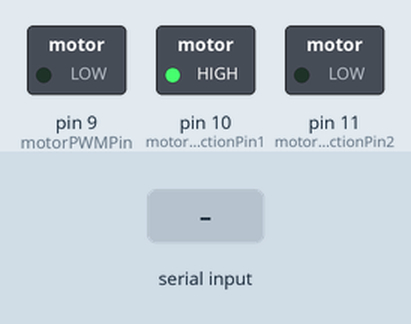
The sketch below on a simulated Arduino Uno, built with avr-gcc and run on an emulated ATmega328P. On the bench: switched loads named in the sketch (green lamp = pin HIGH). The test bench sets the inputs (shaded band). What the sketch prints to the serial monitor is not drawn.

Above: at 1.2 s.
1.3 s: "90,45\n" received over Serial
At 2.1 s:
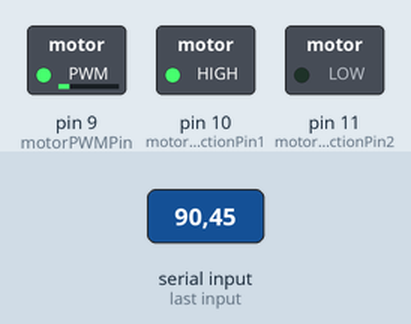
3.8 s: "30,150\n" received over Serial
At 4.1 s:
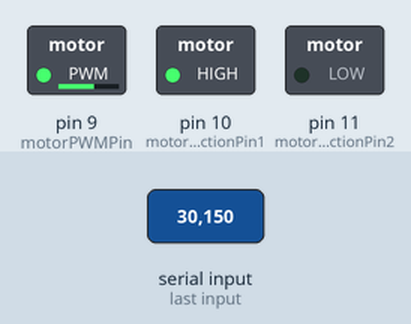
6.3 s: "200\n" received over Serial
At 7.1 s:
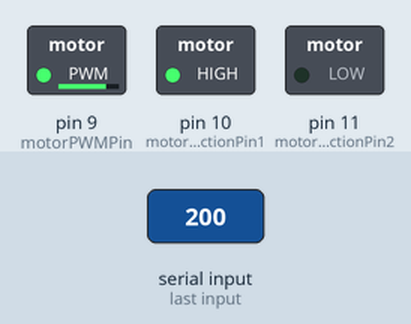
Timing chart, 0 to 9.3 s (numbered marks = the images above; inputs shaded):
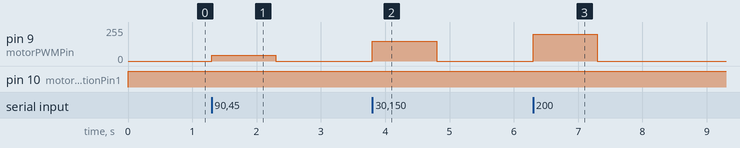

Measured:
- after the input at 1.3 s, pin 9 (motorPWMPin): 0/255 → 45/255 at once, → 0/255 1.0 s later
- after the input at 3.8 s, pin 9 (motorPWMPin): 0/255 → 150/255 at once, → 0/255 1.0 s later
- after the input at 6.3 s, pin 9 (motorPWMPin): 0/255 → 200/255 at once, → 0/255 1.0 s later

The sketch:

Basic_Motor_postion_Control.ino
```cpp
/********Defining Motor & Encoder Pins**********/

const int motorPWMPin = 9;
const int motorDirectionPin1 = 10;
const int motorDirectionPin2 = 11;
const int encoderAPin = 4;
const int encoderBPin = 5;

/**********Initializing Variables************/

volatile int posi,pos = 0;

/***************Set Motor***************/

void setMotor(int dir, int pwmVal, int pwm, int in1, int in2){
  analogWrite(pwm,pwmVal);
  if(dir == 1){
    digitalWrite(motorDirectionPin1,HIGH);
    digitalWrite(motorDirectionPin2,LOW);
  }
  else if(dir == -1){
    digitalWrite(motorDirectionPin1,LOW);
    digitalWrite(motorDirectionPin2,HIGH);
  }
  else{
    digitalWrite(motorDirectionPin1,LOW);
    digitalWrite(motorDirectionPin2,LOW);
  }
}

/***************Read Encoder Input***************/

void readEncoder(){
  int b = digitalRead(encoderBPin);
  if(b > 0){
    posi++;
  }
  else{
    posi--;
  }
}

/***************Void Setup*****************/

void setup() {
  pinMode(encoderAPin, INPUT);
  pinMode(encoderBPin, INPUT);
  pinMode(motorPWMPin, OUTPUT);
  pinMode(motorDirectionPin1, OUTPUT);
  pinMode(motorDirectionPin2, OUTPUT);
  Serial.begin(115200);
  Serial.println("Enter Target posi: ");
}

/***************Void Loop*****************/

void loop() {
  if(Serial.available()){
    pos = Serial.parseInt();
    posi = pos;
    if( pos > 255 ){
      pos = 255;
    }
    else if(pos < -255){
      pos = -255;
    }
  }
/************motor direction*************/
  int dir = 1;
  if(pos<0){
    dir = -1;
  }
/************signal the motor*************/
  setMotor(dir,pos,motorPWMPin,motorDirectionPin1,motorDirectionPin2);
/************store previous error*************/
  Serial.print(dir);
  Serial.print(" ");
  Serial.print(pos);
  Serial.println();
 }
```
